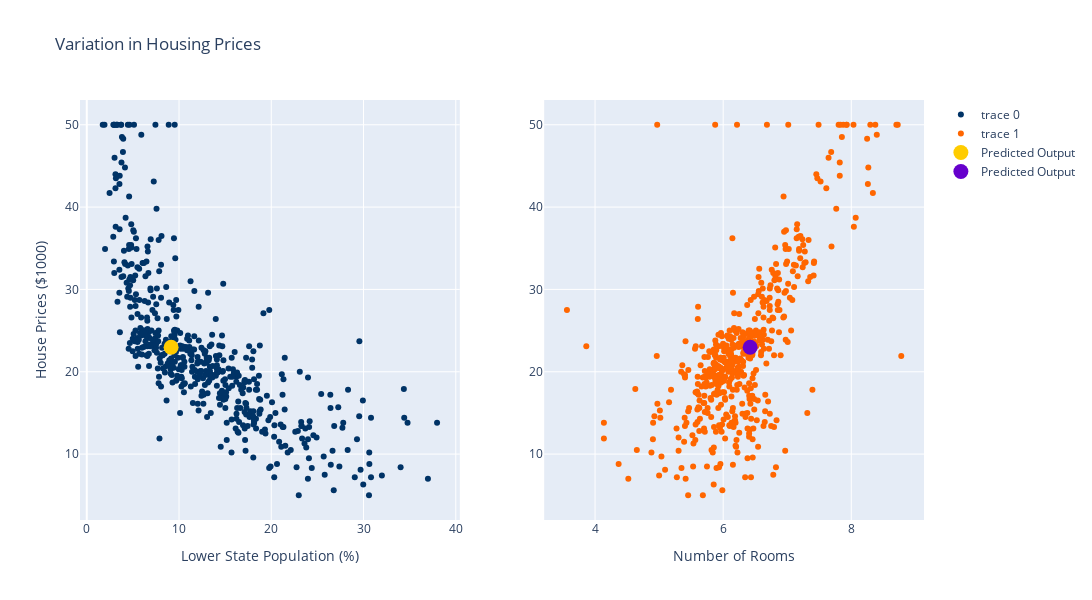

Write notebook code for a chart like this one.
### Code cell
from sklearn.datasets import load_boston
data = load_boston()
df = pd.DataFrame(data.data, columns = data.feature_names)
df['PRICE'] = data.target
testvalue = boston.data[1].reshape(1, -1)
plot_graphs(model,new_input_arr=testvalue,output_file="app/static/scatterplot.svg")

### Figure 1 — Plotly figure (JSON) as saved in the notebook; plotly's stock layout.template omitted (floating-point values rounded to 4 significant figures; data arrays with more than 128 entries replaced by an {"elided": "..."} marker saying what was removed)
{"data": [{"line": {"color": "#003366", "width": 1}, "marker": {"color": "#003366"}, "mode": "markers", "type": "scatter", "x": {"elided": "506 float values"}, "xaxis": "x", "y": {"elided": "506 float values"}, "yaxis": "y"}, {"line": {"color": "#FF6600", "width": 1}, "marker": {"color": "#FF6600"}, "mode": "markers", "type": "scatter", "x": {"elided": "506 float values"}, "xaxis": "x2", "y": {"elided": "506 float values"}, "yaxis": "y2"}, {"line": {"color": "#FFCC00", "width": 1}, "marker": {"color": "#FFCC00", "size": 15}, "mode": "markers", "name": "Predicted Output", "type": "scatter", "x": [9.14], "xaxis": "x", "y": [22.98], "yaxis": "y"}, {"line": {"color": "red", "width": 1}, "marker": {"color": "#6600cc", "size": 15}, "mode": "markers", "name": "Predicted Output", "type": "scatter", "x": [6.421], "xaxis": "x2", "y": [22.98], "yaxis": "y2"}], "layout": {"height": 600, "title": {"text": "Variation in Housing Prices"}, "width": 1400, "xaxis": {"anchor": "y", "domain": [0, 0.45], "title": {"text": "Lower State Population (%)"}}, "xaxis2": {"anchor": "y2", "domain": [0.55, 1], "title": {"text": "Number of Rooms"}}, "yaxis": {"anchor": "x", "domain": [0, 1], "title": {"text": "House Prices ($1000)"}}, "yaxis2": {"anchor": "x2", "domain": [0, 1]}}}
